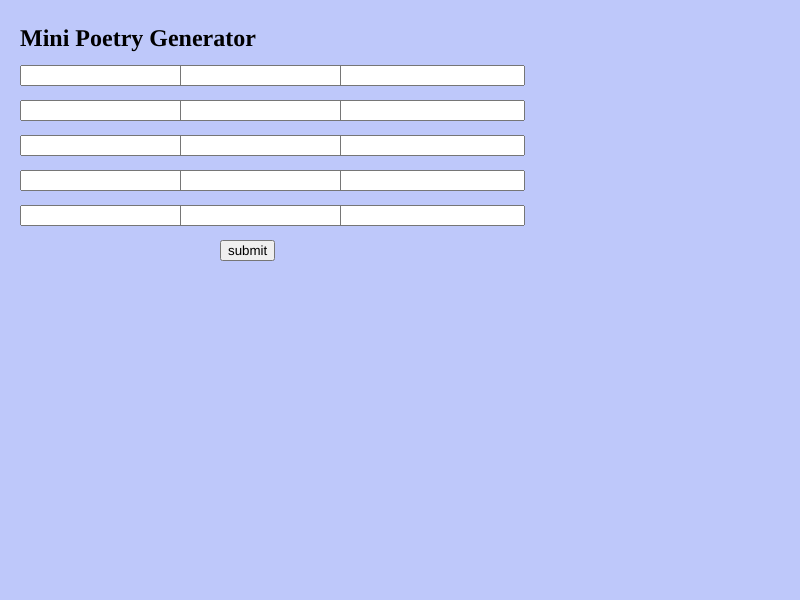
Frame 1 (no input)
Frame 60 (no input): identical to frame 1, image omitted
Frame 120 (the mouse pressed at the canvas centre since frame 60): identical to frame 1, image omitted

The p5.js sketch that drew this single still picture (run headless with seeded random() and noise() and a simulated clock; from frame 60 on, the mouse is pressed at the canvas centre):

// p5.js sketch
// ── sketch.js
var input, input2, input3, input4, inpu5, input6, input7, input8, input9, input10, input11, input12, input13, input14, input15, button, button2, button3, button4, button5, button6, button7, button8, button9, button10, firsttext;


function setup() {
  createCanvas(displayWidth, displayHeight);
  background(190, 200, 250);
  
//leftmost inputs  
  input = createInput();
  input.position(20,65);
  input2 = createInput();
  input2.position(20,100);
  input3 = createInput();
  input3.position(20,135);
  input4 = createInput();
  input4.position(20,170);
  input5 = createInput();
  input5.position(20,205);
  
//middle column inputs
  input6 = createInput();
  input6.position(180, 65);
  input7 = createInput();
  input7.position(180, 100);
  input8 = createInput();
  input8.position(180, 135);
  input9 = createInput();
  input9.position(180, 170);
  input10 = createInput();
  input10.position(180, 205);
  
//rightmost inputs
  input11 = createInput();
  input11.position(340, 65);
  input12 = createInput();
  input12.position(340, 100);
  input13 = createInput();
  input13.position(340, 135);
  input14 = createInput();
  input14.position(340, 170);
  input15 = createInput();
  input15.position(340, 205);

//Button
  button = createButton('submit');
  button.position(220, 240);
  button.mousePressed(makePoem1);

//automatic heading or greeting
  firsttext = createElement('h2', 'Mini Poetry Generator');
  firsttext.position(20,5);
  
  textAlign(CENTER);
  textSize(50);

}

//function mousePressed() {
//  if (value === 0) {
//    
//  }
//}


function makePoem1() {
  background(190, 200, 250);                            //Poem 1
  var line1 = input.value();
  textSize(12);
  textAlign(LEFT);
  text(line1, 40, 275);
  
  var line2 = input2.value();
  text(line2, 40, 295);
  
  var line3 = input3.value();
  text(line3, 40, 315);
  
  var line4 = input4.value();
  text(line4, 40, 335);
  
  //stanza break
  var line5 = input5.value();
  text(line5, 40, 375);
  
  var line6 = input6.value();
  text(line6, 40, 395);
  
  var line7 = input7.value();
  text(line7, 40, 415);
  
  var line8 = input8.value();
  text(line8, 40, 435);
  
  //stanza break
  var line9 = input9.value();
  text(line9, 40, 475);
  
  var line10 = input10.value();
  text(line10, 40, 495);
  
  var line11 = input11.value();
  text(line11, 40, 515);
  
  var line12 = input12.value();
  text(line12, 40, 535);
  
  //stanza break
  var line13 = input13.value();
  text(line13, 40, 575);
  
  var line14 = input14.value();
  text(line14, 40, 595);
  
  var line15 = input15.value();
  text(line15, 40, 615);
  
  button2 = createButton('New version?');
  button2.position(220, 645);
  button2.mousePressed(makePoem2);
}

function makePoem2() {
  //noStroke();
  //fill(250, 250, 250);
  //rect(30, 250, 300, 300);                      //Poem 2
  //erase();
  //rect(30, 260, 300, 300);
  //noErase();
  background(190, 200, 250);
  var line1 = input3.value();
  textSize(12);
  textAlign(LEFT);
  text(line1, 40, 275);
  
  var line2 = input4.value();
  text(line2, 40, 295);
  
  var line3 = input12.value();
  text(line3, 40, 315);
  
  var line4 = input14.value();
  text(line4, 40, 335);
  
  //stanza break
  var line5 = input5.value();
  text(line5, 40, 375);
  
  var line6 = input6.value();
  text(line6, 40, 395);
  
  var line7 = input12.value();
  text(line7, 40, 415);
  
  var line8 = input14.value();
  text(line8, 40, 435);
  
  //stanza break
  var line9 = input8.value();
  text(line9, 40, 475);
  
  var line10 = input11.value();
  text(line10, 40, 495);
  
  var line11 = input15.value();
  text(line11, 40, 515);
  
  var line12 = input14.value();
  text(line12, 40, 535);
  
  //stanza break
  var line13 = input7.value();
  text(line13, 40, 575);
  
  var line14 = input13.value();
  text(line14, 40, 595);
  
  var line15 = input14.value();
  text(line15, 40, 615);
  
  button3 = createButton('New version?');
  button3.position(220, 645);
  button3.mousePressed(makePoem3);

}


function makePoem3() {
  //noStroke();
  //fill(250, 250, 250);                  //Poem 3
  //rect(30, 250, 300, 300);
  //erase();
  //rect(30, 260, 300, 300);
  //noErase();
  background(190, 200, 250);
  var line1 = input7.value();
  textSize(12);
  textAlign(LEFT);
  text(line1, 40, 275);
  
  var line2 = input.value();
  text(line2, 40, 295);
  
  var line3 = input8.value();
  text(line3, 40, 315);
  
  var line4 = input9.value();
  text(line4, 40, 335);
  
  //stanza break
  var line5 = input2.value();
  text(line5, 40, 375);
  
  var line6 = input5.value();
  text(line6, 40, 395);
  
  var line7 = input11.value();
  text(line7, 40, 415);
  
  var line8 = input8.value();
  text(line8, 40, 435);
  
  //stanza break
  var line9 = input7.value();
  text(line9, 40, 475);
  
  var line10 = input10.value();
  text(line10, 40, 495);
  
  var line11 = input9.value();
  text(line11, 40, 515);
  
  var line12 = input3.value();
  text(line12, 40, 535);
  
  //stanza break
  var line13 = input2.value();
  text(line13, 40, 575);
  
  var line14 = input5.value();
  text(line14, 40, 595);
  
  var line15 = input10.value();
  text(line15, 40, 615);
  
  button4 = createButton('New version?');
  button4.position(220, 645);
  button4.mousePressed(makePoem4);

}

function makePoem4() {
  //noStroke();
  //fill(250, 250, 250);                  //Poem 4
  //rect(30, 250, 300, 300);
  //erase();
  //rect(30, 260, 300, 300);
  //noErase();
  background(190, 200, 250);
  var line1 = input15.value();
  textSize(12);
  textAlign(LEFT);
  text(line1, 40, 275);
  
  var line2 = input14.value();
  text(line2, 40, 295);
  
  var line3 = input9.value();
  text(line3, 40, 315);
  
  var line4 = input6.value();
  text(line4, 40, 335);
  
  //stanza break
  var line5 = input9.value();
  text(line5, 40, 375);
  
  var line6 = input12.value();
  text(line6, 40, 395);
  
  var line7 = input10.value();
  text(line7, 40, 415);
  
  var line8 = input14.value();
  text(line8, 40, 435);
  
  //stanza break
  var line9 = input12.value();
  text(line9, 40, 475);
  
  var line10 = input3.value();
  text(line10, 40, 495);
  
  var line11 = input7.value();
  text(line11, 40, 515);
  
  var line12 = input10.value();
  text(line12, 40, 535);
  
  //stanza break
  var line13 = input3.value();
  text(line13, 40, 575);
  
  var line14 = input15.value();
  text(line14, 40, 595);
  
  var line15 = input7.value();
  text(line15, 40, 615);
  
  button5 = createButton('New version?');
  button5.position(220, 645);
  button5.mousePressed(makePoem5);
  
}

function makePoem5() {
  //noStroke();
  //fill(250, 250, 250);                //Poem 5 with tercets
  //rect(30, 250, 300, 300);
  //erase();
  //rect(30, 260, 300, 300);
  //noErase();
  background(190, 200, 250);
  var line1 = input12.value();
  textSize(12);
  textAlign(LEFT);
  text(line1, 40, 275);
  
  var line2 = input13.value();
  text(line2, 40, 295);
  
  var line3 = input.value();
  text(line3, 40, 315);
  
  //stanza break
  var line4 = input3.value();
  text(line4, 40, 355);
  
  var line5 = input5.value();
  text(line5, 40, 375);
  
  var line6 = input12.value();
  text(line6, 40, 395);
  
   //stanza break
  var line7 = input4.value();
  text(line7, 40, 435);
  
  var line8 = input2.value();
  text(line8, 40, 455);
  
  var line9 = input10.value();
  text(line9, 40, 475);
  
    //stanza break
  var line10 = input9.value();
  text(line10, 40, 515);
  
  var line11 = input15.value();
  text(line11, 40, 535);
  
  var line12 = input8.value();
  text(line12, 40, 555);
  
  //stanza break
  var line13 = input8.value();
  text(line13, 40, 595);
  
  var line14 = input10.value();
  text(line14, 40, 615);
  
  var line15 = input13.value();
  text(line15, 40, 635);
  
  button6 = createButton('New version?');
  button6.position(220, 645);
  button6.mousePressed(makePoem6);
  
}

function makePoem6() {
  //noStroke();
  //fill(250, 250, 250);                    // Poem 6 with no stanzas or repetition
  //rect(30, 250, 300, 300);
  //erase();
  //rect(30, 260, 300, 300);
  //noErase();
  background(190, 200, 250);
  var line1 = input6.value();
  textSize(12);
  textAlign(LEFT);
  text(line1, 40, 275);
  
  var line2 = input10.value();
  text(line2, 40, 295);
  
  var line3 = input4.value();
  text(line3, 40, 315);
  
  var line4 = input13.value();
  text(line4, 40, 335);
  
  //stanza break
  var line5 = input12.value();
  text(line5, 40, 355);
  
  var line6 = input2.value();
  text(line6, 40, 375);
  
  var line7 = input5.value();
  text(line7, 40, 395);
  
  var line8 = input7.value();
  text(line8, 40, 415);
  
  //stanza break
  var line9 = input14.value();
  text(line9, 40, 435);
  
  var line10 = input11.value();
  text(line10, 40, 455);
  
  var line11 = input13.value();
  text(line11, 40, 475);
  
  var line12 = input8.value();
  text(line12, 40, 495);
  
  //stanza break
  var line13 = input9.value();
  text(line13, 40, 515);
  
  var line14 = input15.value();
  text(line14, 40, 535);
  
  var line15 = input.value();
  text(line15, 40, 555);
  
  button7 = createButton('New version?');
  button7.position(220, 645);
  button7.mousePressed(makePoem7);
  
}

function makePoem7() {
  //noStroke();
  //fill(250, 250, 250);                    // Poem 7 with no stanzas or repetition
  //rect(30, 250, 300, 300);
  //erase();
  //rect(30, 260, 300, 300);
  //noErase();
  background(190, 200, 250);
  var line1 = input12.value();
  textSize(12);
  textAlign(LEFT);
  text(line1, 60, 275);
  
  var line2 = input11.value();
  text(line2, 40, 295);
  
  var line3 = input.value();
  text(line3, 80, 315);
  
  var line4 = input3.value();
  text(line4, 100, 335);
  
  //stanza break
  var line5 = input2.value();
  text(line5, 40, 355);
  
  var line6 = input5.value();
  text(line6, 100, 375);
  
  var line7 = input15.value();
  text(line7, 40, 395);
  
  var line8 = input7.value();
  text(line8, 80, 415);
  
  //stanza break
  var line9 = input4.value();
  text(line9, 100, 435);
  
  var line10 = input6.value();
  text(line10, 40, 455);
  
  var line11 = input13.value();
  text(line11, 60, 475);
  
  var line12 = input8.value();
  text(line12, 40, 495);
  
  //stanza break
  var line13 = input9.value();
  text(line13, 80, 515);
  
  var line14 = input14.value();
  text(line14, 40, 535);
  
  var line15 = input10.value();
  text(line15, 60, 555);
  
  button8 = createButton('New version?');
  button8.position(220, 645);
  button8.mousePressed(makePoem8);
  
}

function makePoem8() {
  //noStroke();
  //fill(250, 250, 250);                    // Poem 8 with no stanzas or repetition
  //rect(30, 250, 300, 300);
  //erase();
  //rect(30, 260, 300, 300);
  //noErase();
  background(190, 200, 250);
  var line1 = input10.value();
  textSize(12);
  textAlign(LEFT);
  text(line1, 60, 275);
  
  var line2 = input9.value();
  text(line2, 40, 295);
  
  var line3 = input2.value();
  text(line3, 80, 315);
  
  var line4 = input4.value();
  text(line4, 100, 335);
  
  //stanza break
  var line5 = input2.value();
  text(line5, 40, 355);
  
  var line6 = input5.value();
  text(line6, 100, 375);
  
  var line7 = input10.value();
  text(line7, 40, 395);
  
  var line8 = input15.value();
  text(line8, 80, 415);
  
  //stanza break
  var line9 = input5.value();
  text(line9, 100, 435);
  
  var line10 = input6.value();
  text(line10, 40, 455);
  
  var line11 = input15.value();
  text(line11, 60, 475);
  
  var line12 = input8.value();
  text(line12, 40, 495);
  
  //stanza break
  var line13 = input6.value();
  text(line13, 80, 515);
  
  var line14 = input8.value();
  text(line14, 40, 535);
  
  var line15 = input10.value();
  text(line15, 60, 555);
  
  button9 = createButton('New version?');
  button9.position(220, 645);
  button9.mousePressed(makePoem9);
  
}

function makePoem9() {
  //noStroke();
  //fill(250, 250, 250);                    // Poem 9 with no stanzas or repetition
  //rect(30, 250, 300, 300);
  //erase();
  //rect(30, 260, 300, 300);
  //noErase();
  background(190, 200, 250);
  var line1 = input5.value();
  textSize(12);
  textAlign(LEFT);
  text(line1, 40, 275);
  
  var line2 = input11.value();
  text(line2, 40, 295);
  
  var line3 = input7.value();
  text(line3, 40, 315);
  
  var line4 = input12.value();
  text(line4, 40, 335);
  
  //stanza break
  var line5 = input10.value();
  text(line5, 40, 355);
  
  var line6 = input15.value();
  text(line6, 40, 375);
  
  var line7 = input3.value();
  text(line7, 40, 395);
  
  var line8 = input2.value();
  text(line8, 40, 415);
  
  //stanza break
  var line9 = input.value();
  text(line9, 40, 435);
  
  var line10 = input9.value();
  text(line10, 40, 455);
  
  var line11 = input13.value();
  text(line11, 40, 475);
  
  var line12 = input8.value();
  text(line12, 40, 495);
  
  //stanza break
  var line13 = input6.value();
  text(line13, 40, 515);
  
  var line14 = input11.value();
  text(line14, 40, 535);
  
  var line15 = input4.value();
  text(line15, 40, 555);
  
  button10 = createButton('New version?');
  button10.position(220, 645);
  button10.mousePressed(makePoem1);
  
}

function draw() {
  
}
